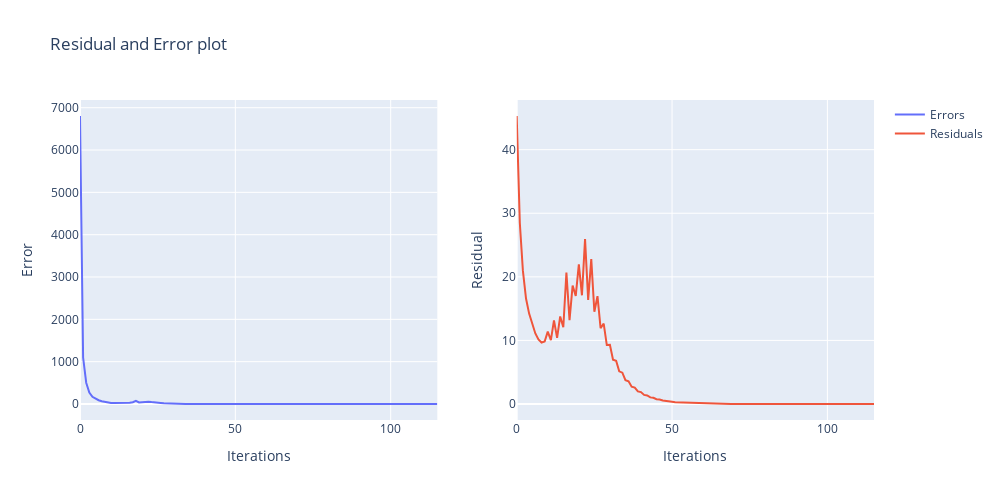

Write notebook code for a chart like this one.
### Code cell
test_bfgs(SM_3, SV_3, method='O', verbose=False)
